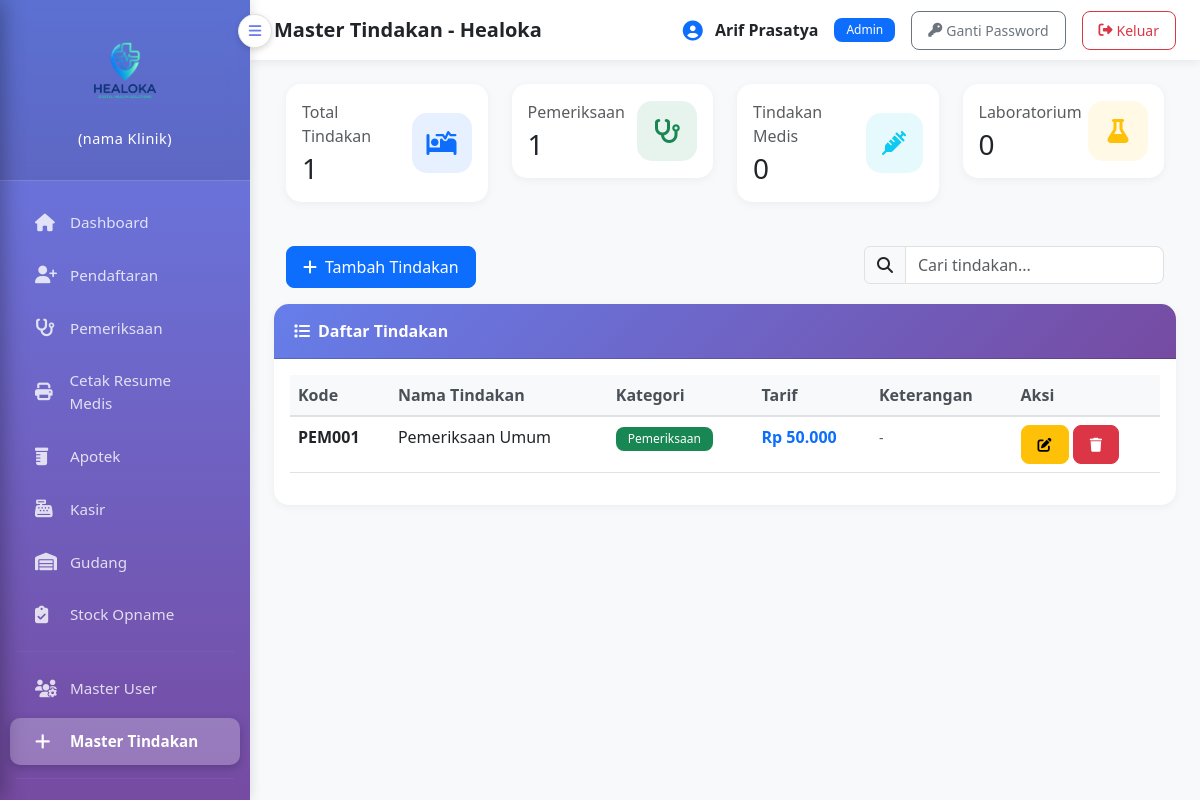
Screenshot of /master_tindakan.php (signed in) with the database file from the repository.
### tables this page shows
CREATE TABLE `master_tindakan` (
  `id` int(11) NOT NULL,
  `kode_tindakan` varchar(20) NOT NULL,
  `nama_tindakan` varchar(200) NOT NULL,
  `tarif` decimal(10,2) NOT NULL DEFAULT 0.00,
  `keterangan` text DEFAULT NULL,
  `aktif` tinyint(1) DEFAULT 1,
  `created_at` timestamp NOT NULL DEFAULT current_timestamp(),
  `updated_at` timestamp NOT NULL DEFAULT current_timestamp() ON UPDATE current_timestamp()
);

### master_tindakan.php (the view, shortened to what this page needs)
<?php
$db = new Database();
$conn = $db->getConnection();
$query_tindakan = "SELECT * FROM master_tindakan ORDER BY kode_tindakan ASC";
$result_tindakan = mysqli_query($conn, $query_tindakan);
$total_pemeriksaan = 0;
$total_tindakan_medis = 0;
$total_laboratorium = 0;
mysqli_data_seek($result_tindakan, 0);
while ($row = mysqli_fetch_assoc($result_tindakan)) {
    $prefix = substr($row['kode_tindakan'], 0, 3);
    switch($prefix) {
        case 'PEM': $total_pemeriksaan++; break;
    }
}
?>
<!DOCTYPE html>
<html lang="id">
<head>
    <link href="https://cdn.jsdelivr.net/npm/bootstrap@5.3.0/dist/css/bootstrap.min.css" rel="stylesheet">
    <link href="https://cdnjs.cloudflare.com/ajax/libs/font-awesome/6.4.0/css/all.min.css" rel="stylesheet">
</head>
<body>
    <div class="container-fluid">
        <div class="row">
            <?php include 'sidebar.php'; ?>
                <div class="container-fluid px-4">
                    <div class="row g-4 mb-4">
                        <div class="col-md-3">
                            <div class="card stat-card">
                                <div class="card-body">
                                    <div class="d-flex justify-content-between align-items-center">
                                        <div>
                                            <p class="text-muted mb-1">Total Tindakan</p>
                                            <h3 class="mb-0"><?php echo mysqli_num_rows($result_tindakan); ?></h3>
                                        </div>
                                        <div class="stat-icon bg-primary bg-opacity-10 text-primary">
                                            <i class="fas fa-procedures"></i>
                                        </div>
                                    </div>
                                </div>
                            </div>
                        </div>
                        <div class="col-md-3">
                            <div class="card stat-card">
                                <div class="card-body">
                                    <div class="d-flex justify-content-between align-items-center">
                                        <div>
                                            <p class="text-muted mb-1">Pemeriksaan</p>
                                            <h3 class="mb-0"><?php echo $total_pemeriksaan; ?></h3>
                                        </div>
                                        <div class="stat-icon bg-success bg-opacity-10 text-success">
                                            <i class="fas fa-stethoscope"></i>
                                        </div>
                                    </div>
                                </div>
                            </div>
                        </div>
                        <div class="col-md-3">
                            <div class="card stat-card">
                                <div class="card-body">
                                    <div class="d-flex justify-content-between align-items-center">
                                        <div>
                                            <p class="text-muted mb-1">Tindakan Medis</p>
                                            <h3 class="mb-0"><?php echo $total_tindakan_medis; ?></h3>
                                        </div>
                                        <div class="stat-icon bg-info bg-opacity-10 text-info">
                                            <i class="fas fa-syringe"></i>
                                        </div>
                                    </div>
                                </div>
                            </div>
                        </div>
                        <div class="col-md-3">
                            <div class="card stat-card">
                                <div class="card-body">
                                    <div class="d-flex justify-content-between align-items-center">
                                        <div>
                                            <p class="text-muted mb-1">Laboratorium</p>
                                            <h3 class="mb-0"><?php echo $total_laboratorium; ?></h3>
                                        </div>
                                        <div class="stat-icon bg-warning bg-opacity-10 text-warning">
                                            <i class="fas fa-flask"></i>
                                        </div>
                                    </div>
                                </div>
                            </div>
                        </div>
                    </div>
                    <div class="row mb-3">
                        <div class="col-md-6">
                            <button class="btn btn-primary" data-bs-toggle="modal" data-bs-target="#modalTambahTindakan">
                                <i class="fas fa-plus me-2"></i>Tambah Tindakan
                            </button>
                        </div>
                        <div class="col-md-6 text-end">
                            <div class="input-group" style="max-width: 300px; float: right;">
                                <span class="input-group-text"><i class="fas fa-search"></i></span>
                                <input type="text" class="form-control" id="searchInput" placeholder="Cari tindakan...">
                            </div>
                        </div>
                    </div>
                    <div class="card">
                        <div class="card-header">
                            <i class="fas fa-list me-2"></i>Daftar Tindakan
                        </div>
                        <div class="card-body">
                            <div class="table-responsive">
                                <table class="table table-hover" id="tableTindakan">
                                    <thead>
                                        <tr>
                                            <th>Kode</th>
                                            <th>Nama Tindakan</th>
                                            <th>Kategori</th>
                                            <th>Tarif</th>
                                            <th>Keterangan</th>
                                            <th>Aksi</th>
                                        </tr>
                                    </thead>
                                    <tbody>
                                        <?php if (mysqli_num_rows($result_tindakan) > 0): ?>
                                            <?php
                                            mysqli_data_seek($result_tindakan, 0);
                                            while ($row = mysqli_fetch_assoc($result_tindakan)):
                                                $prefix = substr($row['kode_tindakan'], 0, 3);
                                                $kategori = '';
                                                $badge_class = '';
                                                switch($prefix) {
                                                    case 'PEM':
                                                        $kategori = 'Pemeriksaan';
                                                        $badge_class = 'bg-success';
                                                        break;
                                                }
                                            ?>
                                            <tr>
                                                <td><strong><?php echo $row['kode_tindakan']; ?></strong></td>
                                                <td><?php echo $row['nama_tindakan']; ?></td>
                                                <td>
                                                    <span class="badge <?php echo $badge_class; ?>">
                                                        <?php echo $kategori; ?>
                                                    </span>
                                                </td>
                                                <td>
                                                    <strong class="text-primary">
                                                        Rp <?php echo number_format($row['tarif'], 0, ',', '.'); ?>
                                                    </strong>
                                                </td>
                                                <td>
                                                    <small class="text-muted">
                                                        <?php echo $row['keterangan'] ? $row['keterangan'] : '-'; ?>
                                                    </small>
                                                </td>
                                                <td>
                                                    <button class="btn btn-sm btn-warning" onclick='editTindakan(<?php echo json_encode($row); ?>)'>
                                                        <i class="fas fa-edit"></i>
                                                    </button>
                                                    <button class="btn btn-sm btn-danger" onclick="hapusTindakan(<?php echo $row['id']; ?>, '<?php echo addslashes($row['nama_tindakan']); ?>')">
                                                        <i class="fas fa-trash"></i>
                                                    </button>
                                                </td>
                                            </tr>
                                            <?php endwhile; ?>
                                        <?php endif; ?>
                                    </tbody>
                                </table>
                            </div>
                        </div>
                    </div>
                </div>
            </div>
        </div>
    </div>
</body>
</html>

### master_tindakan.php (style rules this page uses)
:root { --primary-color: #667eea; --secondary-color: #764ba2; }
body { background-color: #f8f9fa; font-family: 'Segoe UI', Tahoma, Geneva, Verdana, sans-serif; margin: 0; padding: 0; }
.container-fluid { padding: 0; margin: 0; }
.row { margin: 0; display: flex; }
.card { border: none; border-radius: 15px; box-shadow: 0 2px 10px rgba(0,0,0,0.05); margin-bottom: 20px; }
.card-header { background: linear-gradient(135deg, var(--primary-color) 0%, var(--secondary-color) 100%); color: white; border-radius: 15px 15px 0 0 !important; padding: 15px 20px; font-weight: 600; }
.table thead th { background-color: #f8f9fa; border-bottom: 2px solid #dee2e6; color: #495057; font-weight: 600; }
.badge { padding: 6px 12px; border-radius: 8px; font-weight: 500; }
.btn { border-radius: 8px; padding: 8px 16px; font-weight: 500; }
.form-control, .form-select { border-radius: 8px; border: 1px solid #e0e0e0; }
.stat-card { border: none; border-radius: 15px; transition: transform 0.3s, box-shadow 0.3s; }
.stat-icon { width: 60px; height: 60px; border-radius: 15px; display: flex; align-items: center; justify-content: center; font-size: 24px; }

### rows the page displays
master_tindakan: kode_tindakan "PEM001", nama_tindakan "Pemeriksaan Umum", kode_tindakan "Pemeriksaan", tarif "50.000"

### other values shown
$_SESSION['nama_lengkap'] "Arif Prasatya"
$role "Admin"
mysqli_num_rows($result_tindakan) "1"
$total_pemeriksaan "1"
$total_tindakan_medis "0"
$total_laboratorium "0"
